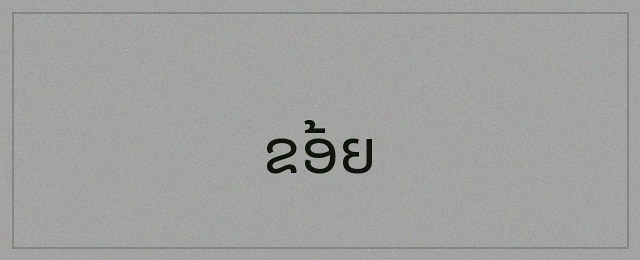
#> input picture data/gold/images/gold_card_0006.jpg, 640 x 260 px
$ python -i generate_synthetic_corpus.py   (imports and definitions only)
#> lines starting #> are read from the running program, lines starting #| are printed output that depends on the picture
#> further down, picture is the input picture: PIL image 640x260 RGB; mean R, G, B 160.4, 160.9, 159.8
"""
Pipeline sinh dữ liệu tổng hợp (Synthetic Corpus Generator - Phase P2c).
Tạo dữ liệu dòng chữ tiếng Lào phục vụ huấn luyện và thực nghiệm (Phase P7).
Hỗ trợ 2 chế độ:
  1. synth_clean: Ảnh văn bản sạch chuẩn, đa dạng font và cỡ chữ
  2. synth_aug  : Ảnh được augmentation mô phỏng ảnh chụp điện thoại thực tế:
                  - Blur (Motion / Gaussian)
                  - Phối cảnh (Perspective warp +-12 độ)
                  - Gradient ánh sáng & Bóng đổ tay / điện thoại
                  - Nhiễu hạt (Salt & Pepper / Gaussian noise)
                  - Nén JPEG chất lượng thấp
"""
import os
import sys
import csv
import math
import random
import argparse
import numpy as np
from PIL import Image, ImageDraw, ImageFont, ImageFilter

PROJECT_ROOT = os.path.abspath(os.path.join(os.path.dirname(__file__), ".."))
if PROJECT_ROOT not in sys.path:
    sys.path.insert(0, PROJECT_ROOT)

# [2 lines not run here, left out]

from src.preprocessing.normalize import normalize_lao

SYNTH_DIR = os.path.join(PROJECT_ROOT, "data", "synth")
FONTS_DIR = os.path.join(PROJECT_ROOT, "data", "fonts")
DICT_PATH = os.path.join(PROJECT_ROOT, "data", "dictionaries", "lao_vi_en.csv")


# [49 lines left out: functions get_available_fonts, load_vocabulary_corpus, generate_text_sample, not called in this run]


def apply_synthetic_augmentation(img: Image.Image) -> Image.Image:
    """Mô phỏng chân thực các khuyết tật của ảnh chụp điện thoại."""
    w, h = img.size
#> w = 640; h = 260

    # 1. Perspective Warp / Xoay góc nghiêng +- 12 độ
    rot_angle = random.uniform(-10.0, 10.0)
    img = img.rotate(rot_angle, resample=Image.BICUBIC, expand=True, fillcolor=(240, 240, 240))
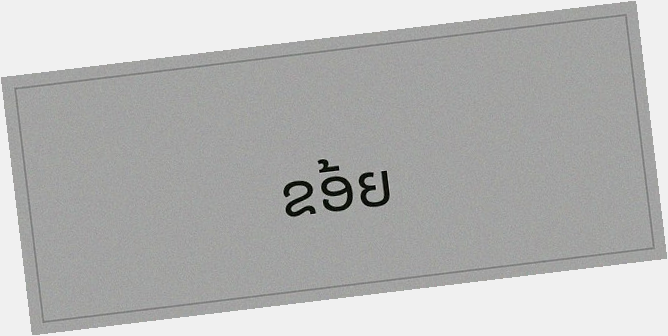
#> img: PIL image 668x336 RGB; mean R, G, B 180.7, 181, 180.2
    w, h = img.size
#> w = 668; h = 336

    np_img = np.array(img).astype(np.float32)

    # 2. Gradient ánh sáng & Bóng đổ điện thoại/tay
    if random.random() > 0.3:
        direction = random.choice(["horizontal", "vertical", "diagonal"])
        if direction == "horizontal":
            grad = np.linspace(random.uniform(0.5, 0.7), 1.0, w).reshape(1, w, 1)
        elif direction == "vertical":
            grad = np.linspace(random.uniform(0.5, 0.7), 1.0, h).reshape(h, 1, 1)
#> grad = 336 values from 0.508 to 1
        else:
            gx = np.linspace(0.6, 1.0, w).reshape(1, w, 1)
            gy = np.linspace(0.6, 1.0, h).reshape(h, 1, 1)
            grad = (gx + gy) / 2.0
        np_img = np.clip(np_img * grad, 0, 255)
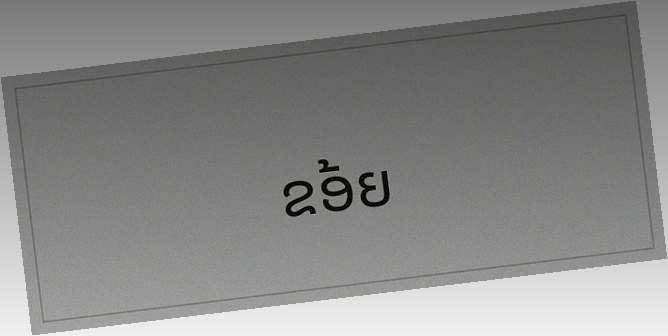
#> np_img: shape (336, 668, 3) float64; mean R, G, B 136.2, 136.4, 135.8

    # 3. Nhiễu muối tiêu (Salt & Pepper noise)
    if random.random() > 0.4:
        noise_level = random.uniform(0.005, 0.02)
        mask = np.random.rand(h, w)
        np_img[mask < noise_level / 2] = 0
        np_img[mask > (1 - noise_level / 2)] = 255
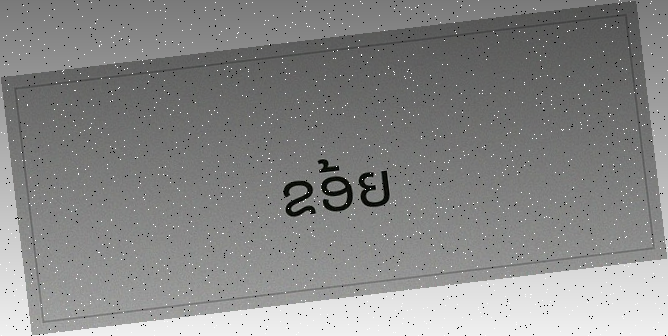
#> np_img: shape (336, 668, 3) float64; mean R, G, B 136.1, 136.3, 135.7

    img = Image.fromarray(np_img.astype(np.uint8))

    # 4. Blur (Motion blur hoặc Gaussian blur)
    blur_choice = random.random()
    if blur_choice < 0.35:
        # Gaussian blur nhẹ
        radius = random.uniform(0.5, 1.2)
        img = img.filter(ImageFilter.GaussianBlur(radius=radius))

    return img


# [104 lines left out: functions render_line_image, generate_corpus, main, not called in this run]


# [2 lines not run here, left out]

>>> from PIL import Image
>>> picture = Image.open('../data/gold/images/gold_card_0006.jpg')
>>> result = apply_synthetic_augmentation(picture)
